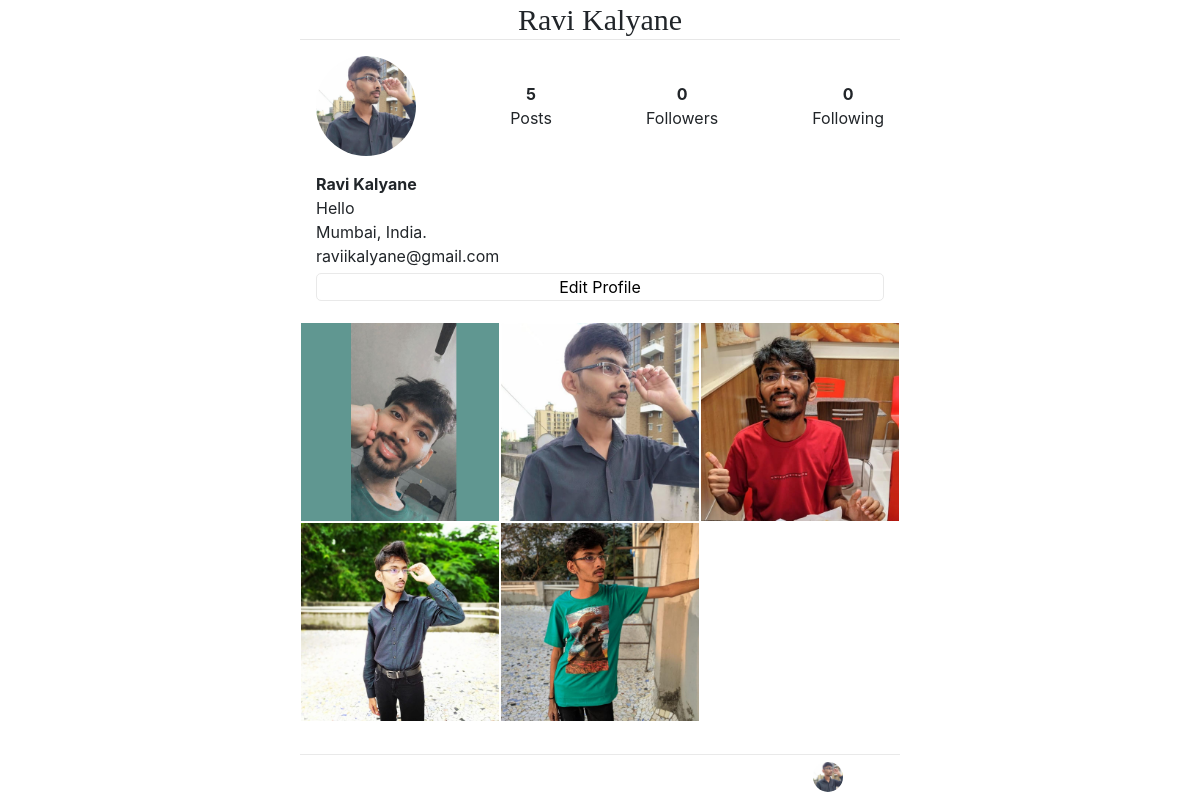
/profile/ (signed in), run on the app's committed database.
### userprofile/models.py (models this page shows)
class UserProfile(models.Model):
    genders = ((0, 'Female'), (1, 'Male'))
    user = models.OneToOneField(User, on_delete=models.CASCADE, related_name='userprofile')
    profile_photo = models.ImageField(blank=True, null=True, upload_to='profile_photos')
    gender = models.IntegerField(choices=genders, blank=True, null=True)
    mobile_number = models.CharField(max_length=10, blank=True, null=True, unique=True)
    bio = models.TextField(blank=True)
    location = models.CharField(max_length=50, default='', blank=True)
    account_disabled = models.BooleanField(default=False)

class Photo(models.Model):
    user = models.ForeignKey(User, blank=True, null=True, on_delete=models.CASCADE)
    post_option = ((0, 'draft'), (1, 'publish'))
    photo = models.ImageField(upload_to='user_photos')
    likes = models.ManyToManyField(User, blank=True, related_name='likes')
    created_on = models.DateTimeField(auto_now_add=True)
    caption = models.TextField(blank=True)
    location = models.CharField(max_length=50, blank=True)
    publish = models.IntegerField(choices=post_option, default=1)
    '''
    # Auto delete files from storage when deleted by user
    def delete(self, *args, **kwargs):
        self.photo.delete()
        super().delete(*args, **kwargs)
    '''
    class Meta:
        ordering = ['-created_on']

### userprofile/views.py (the view)
# urls.py: path('profile/', views.profile, name='profile'),
def profile(request):
    try:
        profile = UserProfile.objects.filter(user=request.user)
        photos = Photo.objects.filter(user=request.user, publish=1)
        total_posts = Photo.objects.filter(user=request.user, publish=1).count()
    except:
        profile = UserProfile.objects.all()
        photos = Photo.objects.all()
        total_posts = Photo.objects.all()
    context = {'profile': profile, 'total_posts': total_posts,
               'photos': photos}
    return render(request, 'profile.html', context)

### templates/profile.html (shortened to what this page needs)
{% extends 'base.html' %}
{% load static %}
{% block content %}
{% if user.is_authenticated %}
<div class="user-info m-3">
    <div>
        {%if user.userprofile.profile_photo%}
        <img class="rounded-circle profile-photo" src="{{user.userprofile.profile_photo.url}}" alt="">
        {%else%}
        <i class="fad fa-user-circle" style="font-size: 100px"></i>
        {%endif%}
    </div>
    <div class="text-center">
        <p><strong>{{total_posts}}</strong></p>
        <p class="bold">Posts</p>
    </div>
    <div class="text-center">
        <p><strong>0</strong></p>
        <p class="bold">Followers</p>
    </div>
    <div class="text-center">
        <p><strong>0</strong></p>
        <p class="bold">Following</p>
    </div>
</div>
<div class="m-3">
    {% for profile in profile%}
    <strong>{{profile.user.first_name}} {{profile.user.last_name}}</strong>
    <div>{{profile.bio}}</div>
    <div>{% if profile.location %} {{profile.location}}{%endif %}</div>
    <div> {{profile.user.email}}</div>
    {% endfor %}
    <a href="{%url 'edit_profile' user.id%}">
        <button class="btn-edit">Edit Profile</button>
    </a>
</div>
<div class="user-photos">
    <div class="row">
        {% for photo in photos %}
        <a href="{% url 'post_detail' photo.pk%}"><img src="{{photo.photo.url}}" alt=""></a>
        {% endfor %}
    </div>
</div>
{%endif%}
{% endblock %}

### templates/base.html (shortened to what this page needs)
{% load static %}
<!DOCTYPE html>
<html lang="en">
    <head>
        <link rel="stylesheet" href="https://stackpath.bootstrapcdn.com/bootstrap/4.5.0/css/bootstrap.min.css" />
        <link rel="stylesheet" href="{% static 'css/style.css' %}" />
        <link rel="stylesheet" type="text/css" href="https://kit-pro.fontawesome.com/releases/v5.13.0/css/pro.min.css" />
    </head>
    <body>
        <main>
            <nav class="user-navbar myfont">
                {%if user.is_authenticated%}{{request.user.first_name}} {{request.user.last_name}}{%else%}PhotoGram{%endif%}
            </nav>
            {% block content %} {% endblock %}
            <nav class="bottom-navbar">
                {%if user.is_authenticated and user.userprofile.profile_photo%}
                <a href="{% url 'profile' %}"><img class="img-icon" src="{{user.userprofile.profile_photo.url}}" alt="" /></a>
                {% else %}
                <a href="{% url 'profile' %}"><i class="fad fa-user-circle"></i></a>
                {% endif %}
            </nav>
        </main>
    </body>
</html>

### static/css/style.css (style rules this page uses)
@media screen and (min-width: 600px) { main { max-width: 50vw; margin: auto; } }
@media screen and (min-width: 600px) { .bottom-navbar { width: 50vw!important; margin: auto; } }
main { margin-bottom: 50px; background-color: white; }
.user-navbar { font-size: 30px; font-weight: ; display: flex; justify-content: center; align-items: center; height: 40px; border-bottom: 1px solid #e7e7e7; }
.myfont { font-family: 'billabongregular'; }
.bottom-navbar { position: fixed; bottom: 0px; width: 100%; border-top: 1px solid #e9e9e9; font-size: 30px; display: flex; justify-content: space-around; align-items: center; background-color: white; }
.bottom-navbar img { margin-bottom: 6px; }
.img-icon { width: 30px; height: 30px; border-radius: 50%; }
.user-photos a { width: 33.33%; padding: 1px; margin: 0; }
.user-photos img { width: 100%; height: 100%; margin: 0; }
.user-info { display: flex; justify-content: space-between; align-items: center; }
.user-info p { margin-bottom: 0; }
.profile-photo { width: 100px; height: 100px; }
.btn-edit { width: 100%; outline: none; border: 1px #e9e9e9 solid; background-color: white; border-radius: 5px; margin: 5px auto; }
.row { margin: 0; }

### data on the page
UserProfile: user.first_name "Ravi", user.last_name "Kalyane", bio "Hello", location "Mumbai, India.", user.email "raviikalyane@gmail.com"
Photo: photo (picture)
Photo: photo (picture)
Photo: photo (picture)
Photo: photo (picture)
Photo: photo (picture)

### other printed values
{{ request.user.first_name }} "Ravi"
{{ request.user.last_name }} "Kalyane"
{{ total_posts }} "5"
